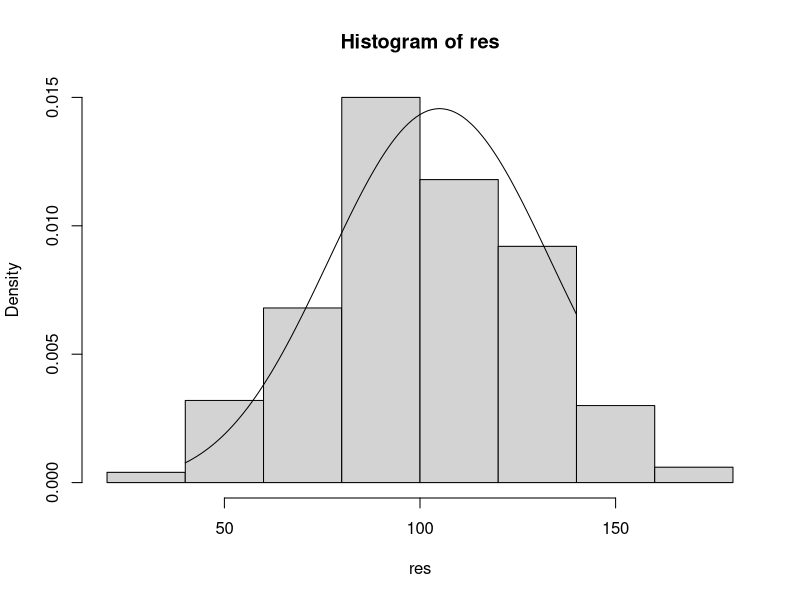
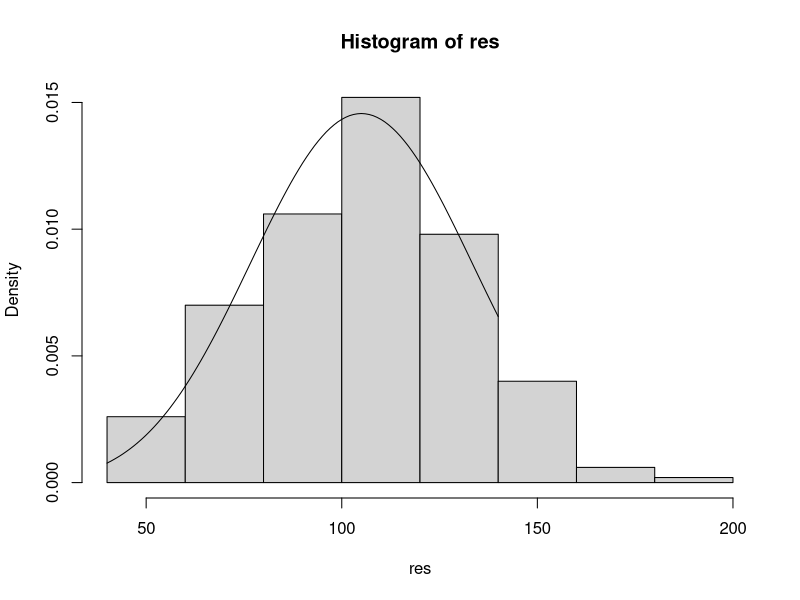
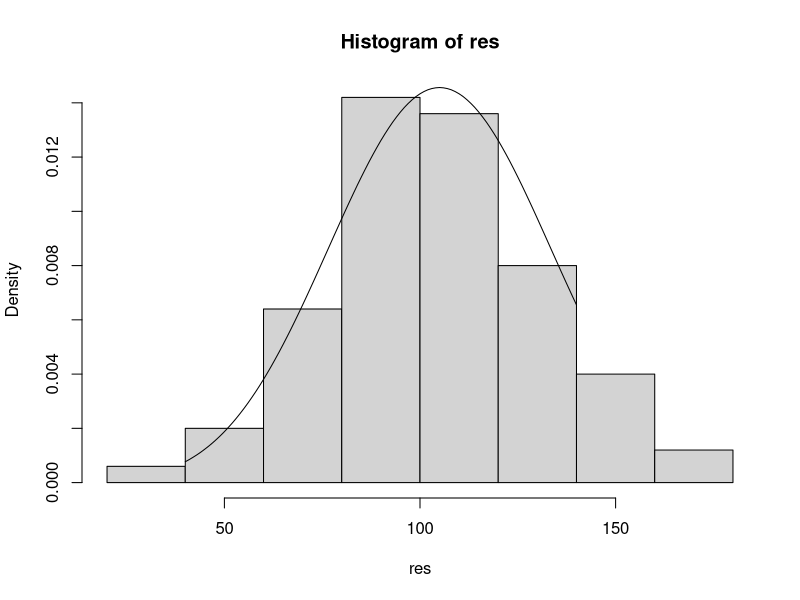
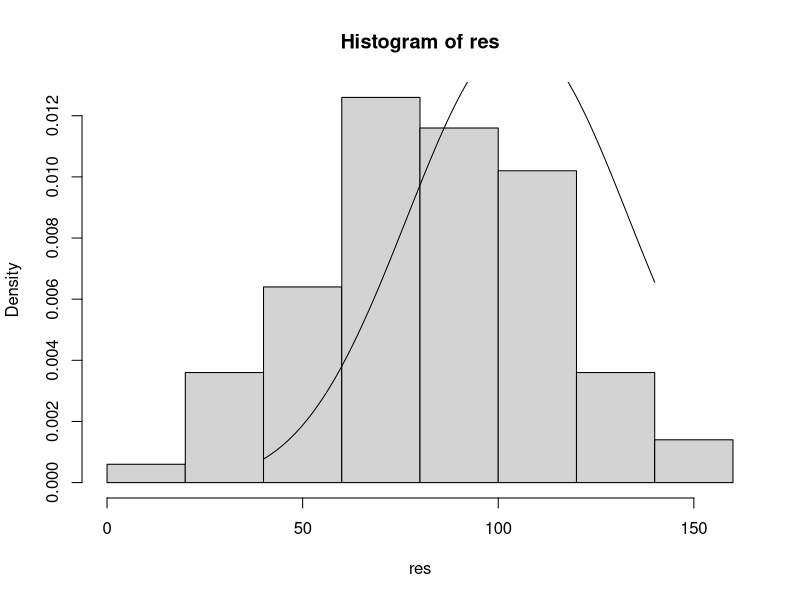

Generate these figures, in order, with R:
## ---- chunk 1
m = 250
n = 10
res = c()
for (i in 1:m) {
  res[i] = t.test(rnorm(n), mu = 0, df = n-1)$p.value
}
sum(res < 0.05)/length(res)
## ---- chunk 2
m = 250
n = 10
res = c()
for (i in 1:m) {
  res[i] = t.test(rexp(n), mu = 1, df = n-1)$p.value
}
sum(res < 0.05)/length(res)
## ---- chunk 3
m = 250
n = 10
res = c()
for (i in 1:m) {
  res[i] = t.test(runif(n), mu = 1/2, df = n-1)$p.value
}
sum(res < 0.05)/length(res)
## ---- chunk 4
m = 250
n = 10
res = c()
for (i in 1:m) {
  res[i] = t.test(rt(n, df=4), mu = 0)$p.value
}
sum(res < 0.05)/length(res)

## ---- chunk 5
n = 20
m = 250
res = c()
for (i in 1:m) {
  x = rnorm(n)
  res[i] = sum(rank(abs(x))[x>0])
}

hist(res, prob = TRUE)
x = 40:140
lines(x, dsignrank(x, n))
## ---- chunk 6
n = 20
m = 250
res = c()
for (i in 1:m) {
  x = rt(n, df=2)
  res[i] = sum(rank(abs(x))[x>0])
}

hist(res, prob = TRUE)
x = 40:140
lines(x, dsignrank(x, n))
## ---- chunk 7
n = 20
m = 250
res = c()
for (i in 1:m) {
  x = runif(n, -1, 1)
  res[i] = sum(rank(abs(x))[x>0])
}

hist(res, prob = TRUE)
x = 40:140
lines(x, dsignrank(x, n))
## ---- chunk 8
n = 20
m = 250
res = c()
for (i in 1:m) {
  x = rexp(n)-1
  res[i] = sum(rank(abs(x))[x>0])
}

hist(res, prob = TRUE)
x = 40:140
lines(x, dsignrank(x, n))
